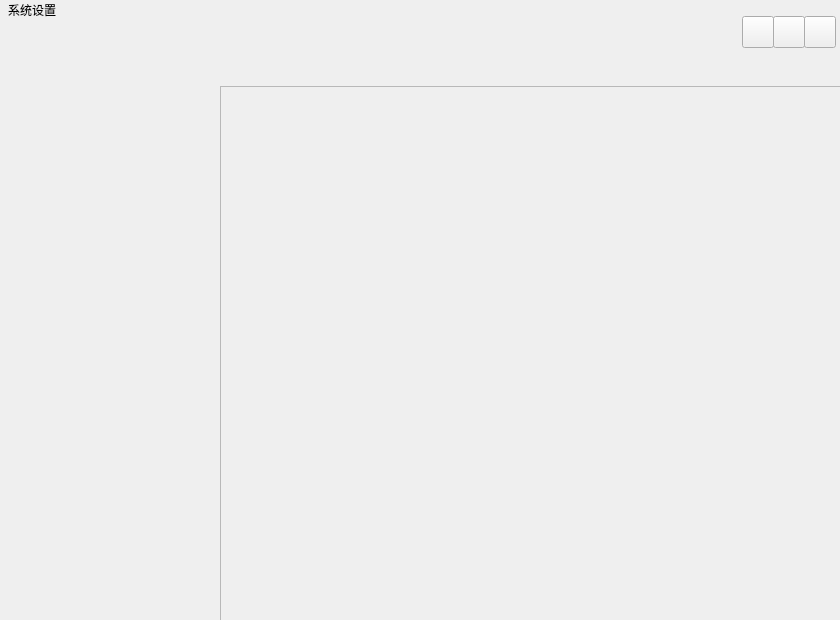
<?xml version="1.0" encoding="UTF-8"?>
<ui version="4.0">
 <class>MainWindow</class>
 <widget class="QMainWindow" name="MainWindow">
  <property name="geometry">
   <rect>
    <x>0</x>
    <y>0</y>
    <width>840</width>
    <height>620</height>
   </rect>
  </property>
  <property name="windowTitle">
   <string notr="true"/>
  </property>
  <widget class="QWidget" name="centralWidget">
   <widget class="QWidget" name="leftbarWidget" native="true">
    <property name="geometry">
     <rect>
      <x>0</x>
      <y>0</y>
      <width>220</width>
      <height>620</height>
     </rect>
    </property>
    <property name="sizePolicy">
     <sizepolicy hsizetype="Preferred" vsizetype="Preferred">
      <horstretch>0</horstretch>
      <verstretch>0</verstretch>
     </sizepolicy>
    </property>
    <property name="minimumSize">
     <size>
      <width>0</width>
      <height>0</height>
     </size>
    </property>
    <property name="maximumSize">
     <size>
      <width>16777215</width>
      <height>16777215</height>
     </size>
    </property>
    <layout class="QVBoxLayout" name="verticalLayout_5">
     <property name="spacing">
      <number>0</number>
     </property>
     <property name="leftMargin">
      <number>0</number>
     </property>
     <property name="topMargin">
      <number>0</number>
     </property>
     <property name="rightMargin">
      <number>0</number>
     </property>
     <property name="bottomMargin">
      <number>0</number>
     </property>
     <item>
      <layout class="QVBoxLayout" name="verticalLayout_2">
       <item>
        <layout class="QVBoxLayout" name="verticalLayout">
         <item>
          <layout class="QHBoxLayout" name="horizontalLayout_2">
           <property name="leftMargin">
            <number>8</number>
           </property>
           <item>
            <widget class="QLabel" name="label">
             <property name="text">
              <string>系统设置</string>
             </property>
            </widget>
           </item>
           <item>
            <spacer name="horizontalSpacer">
             <property name="orientation">
              <enum>Qt::Horizontal</enum>
             </property>
             <property name="sizeHint" stdset="0">
              <size>
               <width>40</width>
               <height>20</height>
              </size>
             </property>
            </spacer>
           </item>
          </layout>
         </item>
         <item>
          <layout class="QHBoxLayout" name="horizontalLayout_3">
           <item>
            <spacer name="horizontalSpacer_2">
             <property name="orientation">
              <enum>Qt::Horizontal</enum>
             </property>
             <property name="sizeHint" stdset="0">
              <size>
               <width>40</width>
               <height>20</height>
              </size>
             </property>
            </spacer>
           </item>
          </layout>
         </item>
        </layout>
       </item>
       <item>
        <widget class="QStackedWidget" name="leftStackedWidget">
         <property name="sizePolicy">
          <sizepolicy hsizetype="Preferred" vsizetype="Preferred">
           <horstretch>0</horstretch>
           <verstretch>0</verstretch>
          </sizepolicy>
         </property>
         <property name="minimumSize">
          <size>
           <width>220</width>
           <height>500</height>
          </size>
         </property>
         <property name="maximumSize">
          <size>
           <width>220</width>
           <height>16777215</height>
          </size>
         </property>
        </widget>
       </item>
      </layout>
     </item>
    </layout>
   </widget>
   <widget class="QWidget" name="widget" native="true">
    <property name="geometry">
     <rect>
      <x>220</x>
      <y>0</y>
      <width>621</width>
      <height>621</height>
     </rect>
    </property>
    <property name="minimumSize">
     <size>
      <width>0</width>
      <height>0</height>
     </size>
    </property>
    <property name="maximumSize">
     <size>
      <width>16777215</width>
      <height>16777215</height>
     </size>
    </property>
    <layout class="QVBoxLayout" name="verticalLayout_4">
     <property name="spacing">
      <number>0</number>
     </property>
     <property name="leftMargin">
      <number>0</number>
     </property>
     <property name="topMargin">
      <number>0</number>
     </property>
     <property name="rightMargin">
      <number>0</number>
     </property>
     <property name="bottomMargin">
      <number>0</number>
     </property>
     <item>
      <layout class="QVBoxLayout" name="verticalLayout_3">
       <property name="spacing">
        <number>38</number>
       </property>
       <item>
        <layout class="QHBoxLayout" name="horizontalLayout">
         <property name="spacing">
          <number>9</number>
         </property>
         <property name="leftMargin">
          <number>522</number>
         </property>
         <property name="topMargin">
          <number>16</number>
         </property>
         <property name="rightMargin">
          <number>16</number>
         </property>
         <item>
          <widget class="QPushButton" name="minBtn">
           <property name="minimumSize">
            <size>
             <width>32</width>
             <height>32</height>
            </size>
           </property>
           <property name="maximumSize">
            <size>
             <width>32</width>
             <height>32</height>
            </size>
           </property>
           <property name="text">
            <string/>
           </property>
          </widget>
         </item>
         <item>
          <widget class="QPushButton" name="maxBtn">
           <property name="minimumSize">
            <size>
             <width>32</width>
             <height>32</height>
            </size>
           </property>
           <property name="maximumSize">
            <size>
             <width>32</width>
             <height>32</height>
            </size>
           </property>
           <property name="text">
            <string/>
           </property>
          </widget>
         </item>
         <item>
          <widget class="QPushButton" name="closeBtn">
           <property name="minimumSize">
            <size>
             <width>32</width>
             <height>32</height>
            </size>
           </property>
           <property name="maximumSize">
            <size>
             <width>32</width>
             <height>32</height>
            </size>
           </property>
           <property name="text">
            <string/>
           </property>
          </widget>
         </item>
        </layout>
       </item>
       <item>
        <widget class="QScrollArea" name="scrollArea">
         <property name="widgetResizable">
          <bool>true</bool>
         </property>
         <widget class="QWidget" name="scrollAreaWidgetContents">
          <property name="geometry">
           <rect>
            <x>0</x>
            <y>0</y>
            <width>615</width>
            <height>528</height>
           </rect>
          </property>
         </widget>
        </widget>
       </item>
      </layout>
     </item>
    </layout>
   </widget>
  </widget>
 </widget>
 <layoutdefault spacing="6" margin="11"/>
 <resources/>
 <connections/>
</ui>
